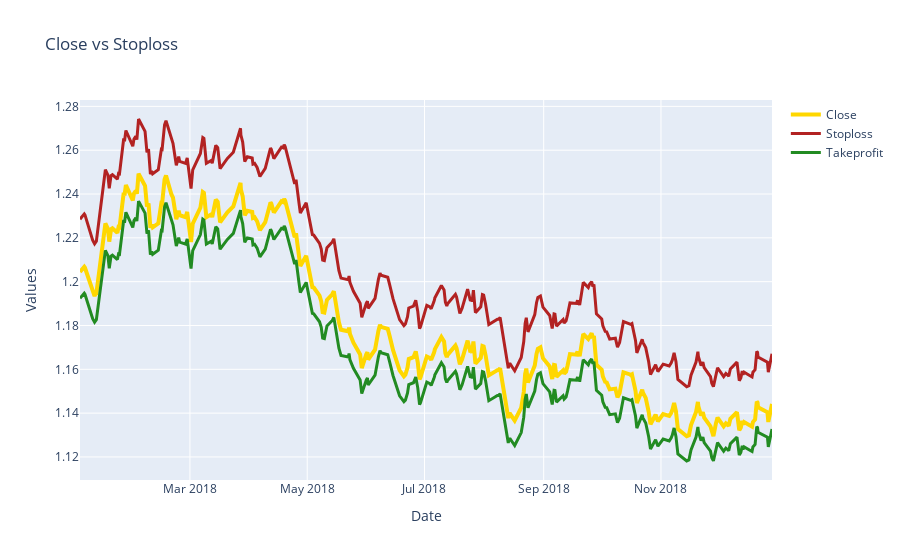

Here is the notebook cell this chart was saved with:
### Code cell
# SL MA
fig = go.Figure()
fig.add_trace(go.Scatter(x= ventas_ma['time'], y= ventas_ma['close'],
                    mode='lines',
                    name='Close',
                    line=dict(color='gold', width=4)))

fig.add_trace(go.Scatter(x= ventas_ma['time'], y= ventas_ma['Stoploss'],
                    mode='lines', name='Stoploss',
                    line=dict(color='firebrick', width=3)))

fig.add_trace(go.Scatter(x= ventas_ma['time'], y= ventas_ma['Takeprofit'],
                    mode='lines', name='Takeprofit',
                    line=dict(color='forestgreen', width=3)))
# Edit the layout
fig.update_layout(title='Close vs Stoploss',
                   xaxis_title='Date',
                   yaxis_title='Values')

fig.show()

### Figure 1 — Plotly figure (JSON) as saved in the notebook; plotly's stock layout.template omitted (floating-point values rounded to 4 significant figures; data arrays with more than 128 entries replaced by an {"elided": "..."} marker saying what was removed)
{"data": [{"line": {"color": "gold", "width": 4}, "mode": "lines", "name": "Close", "type": "scatter", "x": {"elided": "262 str values"}, "y": {"elided": "262 float values"}}, {"line": {"color": "firebrick", "width": 3}, "mode": "lines", "name": "Stoploss", "type": "scatter", "x": {"elided": "262 str values"}, "y": {"elided": "262 float values"}}, {"line": {"color": "forestgreen", "width": 3}, "mode": "lines", "name": "Takeprofit", "type": "scatter", "x": {"elided": "262 str values"}, "y": {"elided": "262 float values"}}], "layout": {"title": {"text": "Close vs Stoploss"}, "xaxis": {"title": {"text": "Date"}}, "yaxis": {"title": {"text": "Values"}}}}
